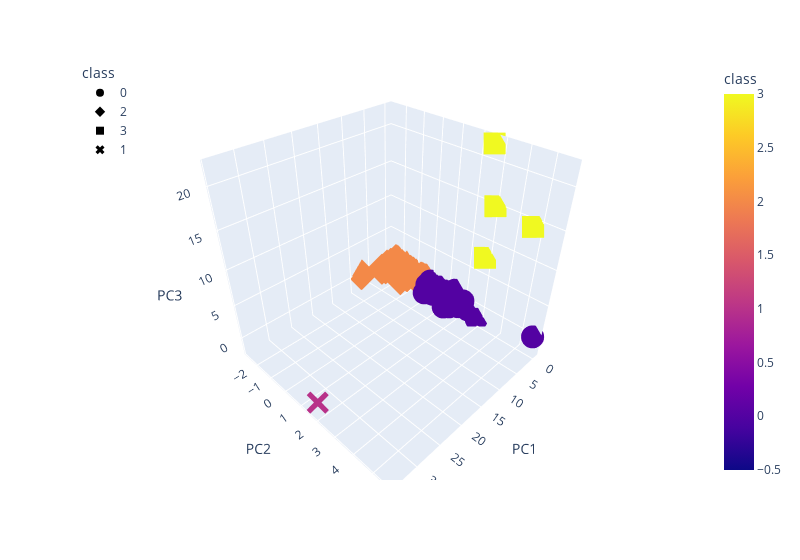

The notebook cell saved with this chart:
### Markdown cell above
### Deliverable 4: Visualizing Cryptocurrencies Results

#### 3D-Scatter with Clusters

### Code cell
# Creating a 3D-Scatter with the PCA data and the clusters
fig = px.scatter_3d(
    crypto_pca_df,
    x="PC1",
    y="PC2",
    z="PC3",
    color="class",
    symbol="class",
    width=800,
)
fig.update_layout(legend=dict(x=0, y=1))
fig.show()

### Figure 1 — Plotly figure (JSON) as saved in the notebook; plotly's stock layout.template omitted (floating-point values rounded to 4 significant figures; data arrays with more than 128 entries replaced by an {"elided": "..."} marker saying what was removed)
{"data": [{"hovertemplate": "class=%{marker.color}<br>PC1=%{x}<br>PC2=%{y}<br>PC3=%{z}<extra></extra>", "legendgroup": "0", "marker": {"color": {"elided": "286 int values"}, "coloraxis": "coloraxis", "symbol": "circle"}, "mode": "markers", "name": "0", "scene": "scene", "showlegend": true, "type": "scatter3d", "x": {"elided": "286 float values"}, "y": {"elided": "286 float values"}, "z": {"elided": "286 float values"}}, {"hovertemplate": "class=%{marker.color}<br>PC1=%{x}<br>PC2=%{y}<br>PC3=%{z}<extra></extra>", "legendgroup": "2", "marker": {"color": {"elided": "241 int values"}, "coloraxis": "coloraxis", "symbol": "diamond"}, "mode": "markers", "name": "2", "scene": "scene", "showlegend": true, "type": "scatter3d", "x": {"elided": "241 float values"}, "y": {"elided": "241 float values"}, "z": {"elided": "241 float values"}}, {"hovertemplate": "class=%{marker.color}<br>PC1=%{x}<br>PC2=%{y}<br>PC3=%{z}<extra></extra>", "legendgroup": "3", "marker": {"color": [3, 3, 3, 3], "coloraxis": "coloraxis", "symbol": "square"}, "mode": "markers", "name": "3", "scene": "scene", "showlegend": true, "type": "scatter3d", "x": [-0.1814, -0.3758, -0.4209, -0.3755], "y": [4.752, 3.024, 2.635, 2.855], "z": [14.55, 15.08, 22.05, 7.908]}, {"hovertemplate": "class=%{marker.color}<br>PC1=%{x}<br>PC2=%{y}<br>PC3=%{z}<extra></extra>", "legendgroup": "1", "marker": {"color": [1], "coloraxis": "coloraxis", "symbol": "x"}, "mode": "markers", "name": "1", "scene": "scene", "showlegend": true, "type": "scatter3d", "x": [34.07], "y": [1.8], "z": [-0.7631]}], "layout": {"coloraxis": {"colorbar": {"title": {"text": "class"}}, "colorscale": [[0, "#0d0887"], [0.1111, "#46039f"], [0.2222, "#7201a8"], [0.3333, "#9c179e"], [0.4444, "#bd3786"], [0.5556, "#d8576b"], [0.6667, "#ed7953"], [0.7778, "#fb9f3a"], [0.8889, "#fdca26"], [1, "#f0f921"]]}, "legend": {"title": {"text": "class"}, "tracegroupgap": 0, "x": 0, "y": 1}, "margin": {"t": 60}, "scene": {"domain": {"x": [0, 1], "y": [0, 1]}, "xaxis": {"title": {"text": "PC1"}}, "yaxis": {"title": {"text": "PC2"}}, "zaxis": {"title": {"text": "PC3"}}}, "width": 800}}
